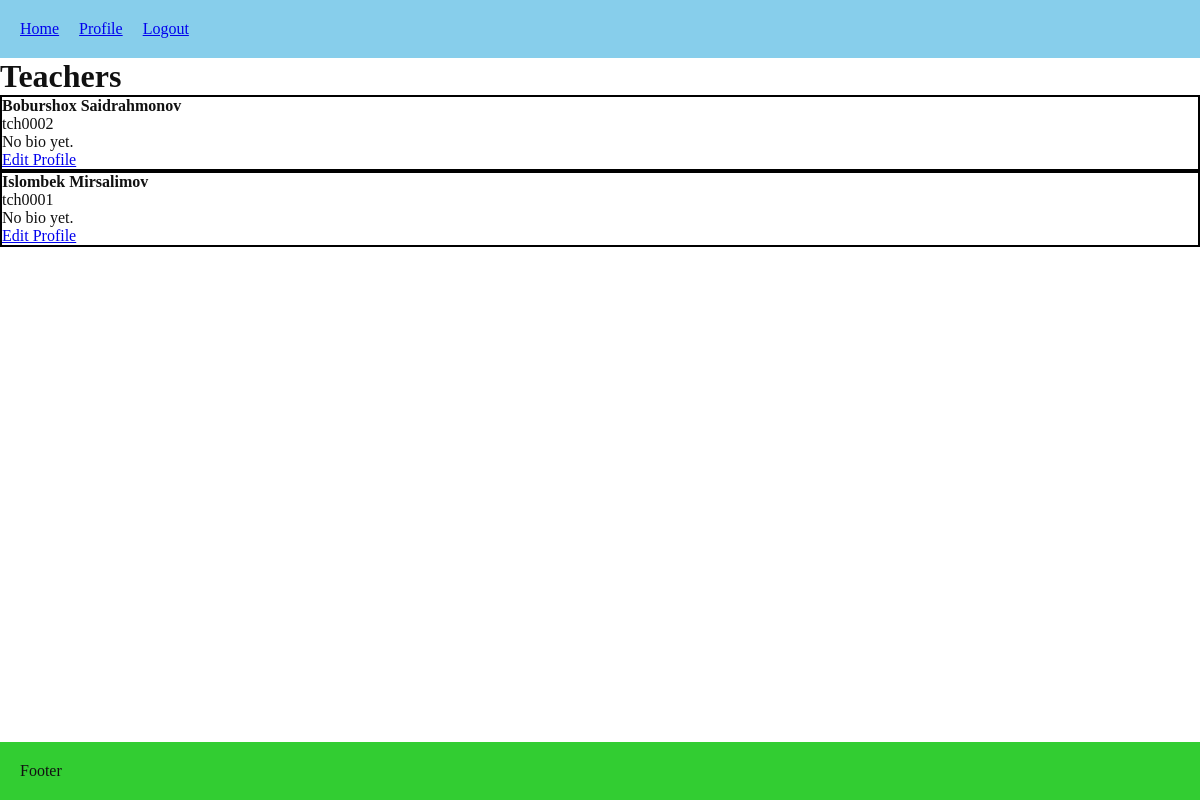
Screenshot of /users/teachers/ (signed in) with the database file from the repository.
### users/models.py (models this page shows, shortened)
class User(AbstractUser):
    username = models.CharField(
        max_length=150,
        unique=True,
        blank=True,
        editable=False
    )
    class Role(models.TextChoices):
        ADMIN = 'ADMIN', 'Admin'
        TEACHER = 'TEACHER', 'Teacher'
        STUDENT = 'STUDENT', 'Student'
    ROLE_PREFIXES = {
        Role.ADMIN: 'adm',
        Role.TEACHER: 'tch',
        Role.STUDENT: 'std',
    }
    role = models.CharField(max_length=20, choices=Role.choices, default=Role.STUDENT)
    phone_number = models.CharField(max_length=15, blank=True)
    must_reset_password = models.BooleanField(default=True)
    class Meta:
        constraints = [
            models.UniqueConstraint(fields=["first_name", "last_name", "role"], name="unique_full_name_per_role")
        ]

### users/views.py (the view)
# urls.py: path("teachers/", views.teachers_list, name="teachers_list"),
@login_required
def teachers_list(request):
    teachers = User.objects.filter(role=User.Role.TEACHER).select_related("teacher_profile").order_by("first_name", "last_name", "username")
    if request.user.role == User.Role.STUDENT:
        teachers = teachers.filter(teacher_profile__is_active_profile=True)
    return render(request, "users/teachers_list.html", {
        "teachers": teachers,
    })

### users/templates/users/teachers_list.html (shortened to what this page needs)
{% extends "core/base.html" %}
{% block content %}
<h1>Teachers</h1>
{% if teachers %}
    <div class="teachers-grid">
        {% for teacher in teachers %}
            <div class="teacher-card {% if teacher.teacher_profile and not teacher.teacher_profile.is_active_profile %}teacher-card--inactive{% endif %}" style="border:2px black solid;">
                <div class="teacher-header">
                    <div>
                        <strong>{{ teacher.get_full_name|default:teacher.first_name }}</strong>
                        {% if request.user.role == "ADMIN" or request.user.role == "TEACHER" %}
                            <div class="teacher-username">{{ teacher.username }}</div>
                        {% endif %}
                    </div>
                </div>
                {% if teacher.teacher_profile and teacher.teacher_profile.bio %}
                    <p class="teacher-bio">{{ teacher.teacher_profile.bio }}</p>
                {% else %}
                    <p class="teacher-bio teacher-bio--empty">No bio yet.</p>
                {% endif %}
                {% if request.user.role == "ADMIN" or request.user == teacher %}
                    <a href="{% url 'users:edit_teacher_profile' teacher.id %}">Edit Profile</a>
                {% endif %}
            </div>
        {% endfor %}
    </div>
{% else %}
    <p>No teachers found.</p>
{% endif %}
{% endblock %}

### core/static/core/style.css (style rules this page uses)
* { box-sizing: border-box; margin: 0; padding: 0; list-style: none; }
:root { font-size: 12; --theme-color: skyblue; --secondary-color: limegreen; }
.theme-light { --bg: #ffffff; --text: #111111; --surface: #f5f5f5; --border: #e0e0e0; }
body { background-color: var(--bg); color: var(--text); display: flex; flex-direction: column; min-height: 100vh; }
a { transition: 0.3s; }

### rows the page displays
User: get_full_name "Boburshox Saidrahmonov", username "tch0002"
User: get_full_name "Islombek Mirsalimov", username "tch0001"
